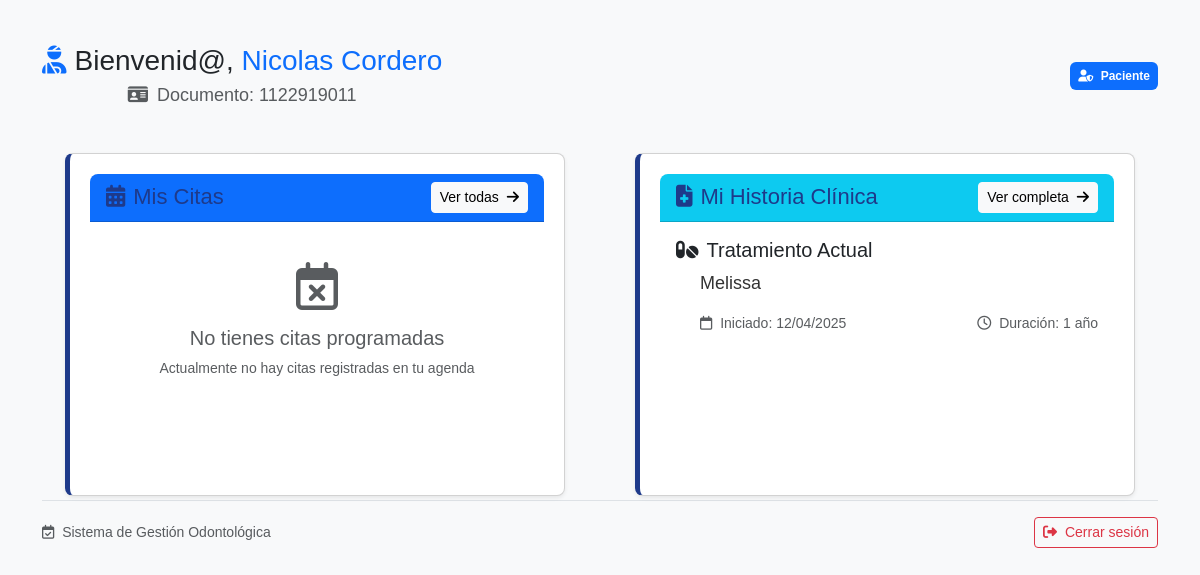
Page /paciente/dashboard/ (signed in) on the committed database.
### login_app/models.py (models this page shows, shortened)
class CustomUser(AbstractUser):
    ROLE_CHOICES = [
        ('admin', 'Administrador'),
        ('auxiliar', 'Auxiliar Administrativo'),
        ('dentista', 'Dentista'),
        ('paciente', 'Paciente'),
    ]
    nombre_completo = models.CharField(max_length=255, default="Sin nombre")
    numero_documento = models.CharField(max_length=20, unique=True, default="Sin documento")  # Valor predeterminado añadido
    role = models.CharField(max_length=20, choices=ROLE_CHOICES, default='paciente')

class HistoriaClinica(models.Model):
    id = models.AutoField(primary_key=True)
    paciente = models.ForeignKey(CustomUser, on_delete=models.CASCADE)
    fecha_inicio = models.DateField(auto_now_add=True)
    tratamiento = models.TextField()
    duracion_tratamiento = models.CharField(max_length=100)
    creado_en = models.DateTimeField(auto_now_add=True)

### login_app/views.py (the view)
# urls.py: path("paciente/dashboard/", views.paciente_dashboard, name="paciente_dashboard"),
@login_required
def paciente_dashboard(request):
    paciente = request.user
    citas = Cita.objects.filter(paciente=paciente).order_by('fecha', 'hora')
    historia_clinica = HistoriaClinica.objects.filter(paciente=paciente).order_by('-fecha_inicio').first()
    evoluciones = EvolucionClinica.objects.filter(historia__paciente=paciente).order_by('-fecha_consulta')[:5]
    return render(request, 'login/paciente_dashboard.html', {
        'usuario': paciente,
        'citas': citas,
        'historia_clinica': historia_clinica,
        'evoluciones': evoluciones,
    })

### login_app/templates/login/paciente_dashboard.html (shortened to what this page needs)
{% load static %}
<!DOCTYPE html>
<html lang="es">
<head>
    <link href="https://cdn.jsdelivr.net/npm/bootstrap@5.3.0/dist/css/bootstrap.min.css" rel="stylesheet">
    <link rel="stylesheet" href="https://cdnjs.cloudflare.com/ajax/libs/font-awesome/6.4.0/css/all.min.css">
    <link rel="stylesheet" href="{% static 'dashboard.css' %}">
</head>
<body class="bg-light">
    <div class="container py-4">
        <div class="d-flex justify-content-between align-items-center mb-4">
            <div>
                <h1 class="h3 mb-1">
                    <i class="fas fa-user-injured text-primary me-2"></i>Bienvenid@, <span class="text-primary">{{ usuario.nombre_completo }}</span>
                </h1>
                <p class="text-muted mb-0">
                    <i class="fas fa-id-card me-1"></i> Documento: {{ usuario.numero_documento }}
                </p>
            </div>
            <div class="badge bg-primary p-2">
                <i class="fas fa-user-shield me-1"></i> Paciente
            </div>
        </div>
        <div class="row g-4">
            <div class="col-lg-6">
                <div class="card shadow-sm h-100">
                    <div class="card-header bg-primary text-white d-flex justify-content-between align-items-center">
                        <h3 class="h5 mb-0">
                            <i class="fas fa-calendar-alt me-2"></i>Mis Citas
                        </h3>
                        <a href="{% url 'paciente_mis_citas' %}" class="btn btn-sm btn-light">
                            Ver todas <i class="fas fa-arrow-right ms-1"></i>
                        </a>
                    </div>
                    <div class="card-body">
                        {% if citas %}
                            <div class="list-group list-group-flush">
                                {% for cita in citas %}
                                    <div class="list-group-item py-3">
                                        <div class="d-flex justify-content-between align-items-start">
                                            <div>
                                                <h5 class="mb-1">
                                                    <i class="far fa-calendar me-2"></i>{{ cita.fecha|date:"l, d F Y" }}
                                                </h5>
                                                <p class="mb-1">
                                                    <i class="far fa-clock me-2"></i>{{ cita.hora|time:"H:i" }} -
                                                    <strong>Dr. {{ cita.dentista.nombre_completo }}</strong>
                                                </p>
                                                <p class="mb-0 text-muted small">
                                                    <i class="far fa-comment me-2"></i>{{ cita.motivo|truncatewords:8 }}
                                                </p>
                                            </div>
                                            <span class="badge badge-estado bg-{% if cita.estado == 'confirmada' %}success{% elif cita.estado == 'cancelada' %}danger{% else %}warning text-dark{% endif %}">
                                                {{ cita.estado|title }}
                                            </span>
                                        </div>
                                    </div>
                                {% endfor %}
                            </div>
                        {% else %}
                            <div class="text-center py-4">
                                <i class="far fa-calendar-times fa-3x text-muted mb-3"></i>
                                <h5 class="text-muted">No tienes citas programadas</h5>
                                <p class="text-muted small">Actualmente no hay citas registradas en tu agenda</p>
                            </div>
                        {% endif %}
                    </div>
                </div>
            </div>
            <div class="col-lg-6">
                <div class="card shadow-sm h-100">
                    <div class="card-header bg-info text-white d-flex justify-content-between align-items-center">
                        <h3 class="h5 mb-0">
                            <i class="fas fa-file-medical me-2"></i>Mi Historia Clínica
                        </h3>
                        <a href="{% url 'paciente_mi_historia' %}" class="btn btn-sm btn-light">
                            Ver completa <i class="fas fa-arrow-right ms-1"></i>
                        </a>
                    </div>
                    <div class="card-body">
                        {% if historia_clinica %}
                            <div class="mb-4">
                                <h5 class="d-flex align-items-center">
                                    <i class="fas fa-pills me-2"></i> Tratamiento Actual
                                </h5>
                                <p class="ps-4">{{ historia_clinica.tratamiento }}</p>
                                <div class="d-flex justify-content-between ps-4">
                                    <small class="text-muted">
                                        <i class="far fa-calendar me-1"></i> Iniciado: {{ historia_clinica.fecha_inicio|date:"d/m/Y" }}
                                    </small>
                                    <small class="text-muted">
                                        <i class="far fa-clock me-1"></i> Duración: {{ historia_clinica.duracion_tratamiento }}
                                    </small>
                                </div>
                            </div>
                        {% else %}
                            <div class="text-center py-4">
                                <i class="fas fa-file-medical fa-3x text-muted mb-3"></i>
                                <h5 class="text-muted">Historia clínica no disponible</h5>
                                <p class="text-muted small">No se encontró registro de historia clínica</p>
                            </div>
                        {% endif %}
                    </div>
                </div>
            </div>
        </div>
        <div class="d-flex justify-content-between align-items-center mt-4 pt-3 border-top">
            <small class="text-muted">
                <i class="far fa-calendar-check me-1"></i> Sistema de Gestión Odontológica
            </small>
        <button class="btn btn-outline-danger btn-sm" onclick="confirmarLogout()">
            <i class="fas fa-sign-out-alt me-1"></i> Cerrar sesión
        </button>
        </div>
    </div>
</body>
</html>

### login_app/static/dashboard.css (style rules this page uses)
body { background-color: #f0f8ff; font-family: Arial, sans-serif; padding: 20px; text-align: center; }
h1 { color: #1e3a8a; font-size: 28px; margin-bottom: 10px; }
p { font-size: 18px; color: #333; }
.card { background: white; border-left: 5px solid #1e3a8a; border-radius: 8px; box-shadow: 2px 2px 10px rgba(0, 0, 0, 0.1); padding: 20px; margin: 20px auto; max-width: 500px; text-align: left; }
.card h3 { color: #1e3a8a; font-size: 22px; margin-bottom: 10px; }

### login_app/templates/login/paciente_dashboard.html (style rules this page uses)
.card-header { border-radius: 0.5rem 0.5rem 0 0 !important; }

### rows in the picture
CustomUser: nombre_completo "Nicolas Cordero", numero_documento "1122919011"
HistoriaClinica: tratamiento "Melissa", fecha_inicio "12/04/2025", duracion_tratamiento "1 año"
